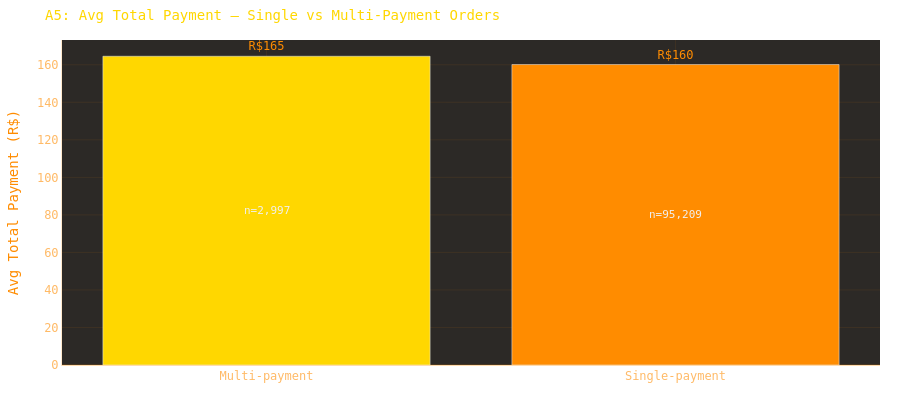

The code cell stored with this chart in its notebook:
### Markdown cell above
### A5: Multi-payment orders signal higher engagement
**Hypothesis:** Orders with `payment_sequential > 1` (split payments) correlate with higher total spend.  
**Test:** Compare avg order_total for single-payment vs multi-payment orders.

### Code cell
# A5: Single vs multi-payment orders
order_payments = (
    mart_df
    .groupby("order_id")
    .agg(
        n_payments=("payment_sequential", "max"),
        total_payment=("payment_value", "sum"),
        order_total=("order_total", "first"),
    )
    .reset_index()
)
order_payments["payment_group"] = np.where(
    order_payments["n_payments"] > 1, "Multi-payment", "Single-payment"
)

a5 = (
    order_payments
    .groupby("payment_group")
    .agg(
        avg_total_payment=("total_payment", "mean"),
        avg_order_total=("order_total", "mean"),
        median_total_payment=("total_payment", "median"),
        order_count=("order_id", "count"),
    )
    .round(2)
    .reset_index()
)
print(a5.to_string(index=False))

fig = px.bar(
    a5, x="payment_group", y="avg_total_payment",
    text=a5["avg_total_payment"].apply(lambda v: f"R${v:,.0f}"),
    title="A5: Avg Total Payment — Single vs Multi-Payment Orders",
    labels={"payment_group": "", "avg_total_payment": "Avg Total Payment (R$)"},
    color="payment_group",
    color_discrete_sequence=[COLORS["gold"], COLORS["orange"]],
)
# Add order count annotation
for i, row in a5.iterrows():
    fig.add_annotation(
        x=row["payment_group"], y=row["avg_total_payment"] * 0.5,
        text=f"n={row['order_count']:,}", showarrow=False,
        font=dict(color="#F0F0F0", size=11),
    )
fig.update_traces(textposition="outside")
fig.update_layout(**layout(height=420, showlegend=False))
fig.show()

### Figure 1 — Plotly figure (JSON) as saved in the notebook; plotly's stock layout.template omitted (floating-point values rounded to 4 significant figures)
{"data": [{"hovertemplate": "=%{x}<br>Avg Total Payment (R$)=%{y}<br>text=%{text}<extra></extra>", "legendgroup": "Multi-payment", "marker": {"color": "#FFD700", "pattern": {"shape": ""}}, "name": "Multi-payment", "orientation": "v", "showlegend": true, "text": ["R$165"], "textposition": "outside", "type": "bar", "x": ["Multi-payment"], "xaxis": "x", "y": [164.6], "yaxis": "y"}, {"hovertemplate": "=%{x}<br>Avg Total Payment (R$)=%{y}<br>text=%{text}<extra></extra>", "legendgroup": "Single-payment", "marker": {"color": "#FF8C00", "pattern": {"shape": ""}}, "name": "Single-payment", "orientation": "v", "showlegend": true, "text": ["R$160"], "textposition": "outside", "type": "bar", "x": ["Single-payment"], "xaxis": "x", "y": [160.1], "yaxis": "y"}], "layout": {"annotations": [{"font": {"color": "#F0F0F0", "size": 11}, "showarrow": false, "text": "n=2,997", "x": "Multi-payment", "y": 82.28}, {"font": {"color": "#F0F0F0", "size": 11}, "showarrow": false, "text": "n=95,209", "x": "Single-payment", "y": 80.06}], "barmode": "relative", "colorway": ["#FF8C00", "#FFD700", "#00C851", "#FF4444", "#00BFFF", "#BF00FF", "#FF69B4"], "font": {"color": "#FF8C00", "family": "Space Mono, monospace", "size": 12}, "height": 420, "legend": {"bgcolor": "rgba(0,0,0,0)", "font": {"color": "rgba(255,140,0,0.7)"}, "title": {"text": ""}, "tracegroupgap": 0}, "margin": {"b": 40, "l": 40, "r": 20, "t": 40}, "paper_bgcolor": "rgba(0,0,0,0)", "plot_bgcolor": "rgba(8,4,0,0.85)", "showlegend": false, "title": {"font": {"color": "#FFD700", "size": 14}, "text": "A5: Avg Total Payment — Single vs Multi-Payment Orders"}, "xaxis": {"anchor": "y", "categoryarray": ["Multi-payment", "Single-payment"], "categoryorder": "array", "domain": [0.0, 1.0], "gridcolor": "rgba(255,140,0,0.08)", "linecolor": "rgba(255,140,0,0.2)", "tickfont": {"color": "rgba(255,140,0,0.6)"}, "title": {"text": ""}, "zerolinecolor": "rgba(255,140,0,0.15)"}, "yaxis": {"anchor": "x", "domain": [0.0, 1.0], "gridcolor": "rgba(255,140,0,0.08)", "linecolor": "rgba(255,140,0,0.2)", "tickfont": {"color": "rgba(255,140,0,0.6)"}, "title": {"text": "Avg Total Payment (R$)"}, "zerolinecolor": "rgba(255,140,0,0.15)"}}}
